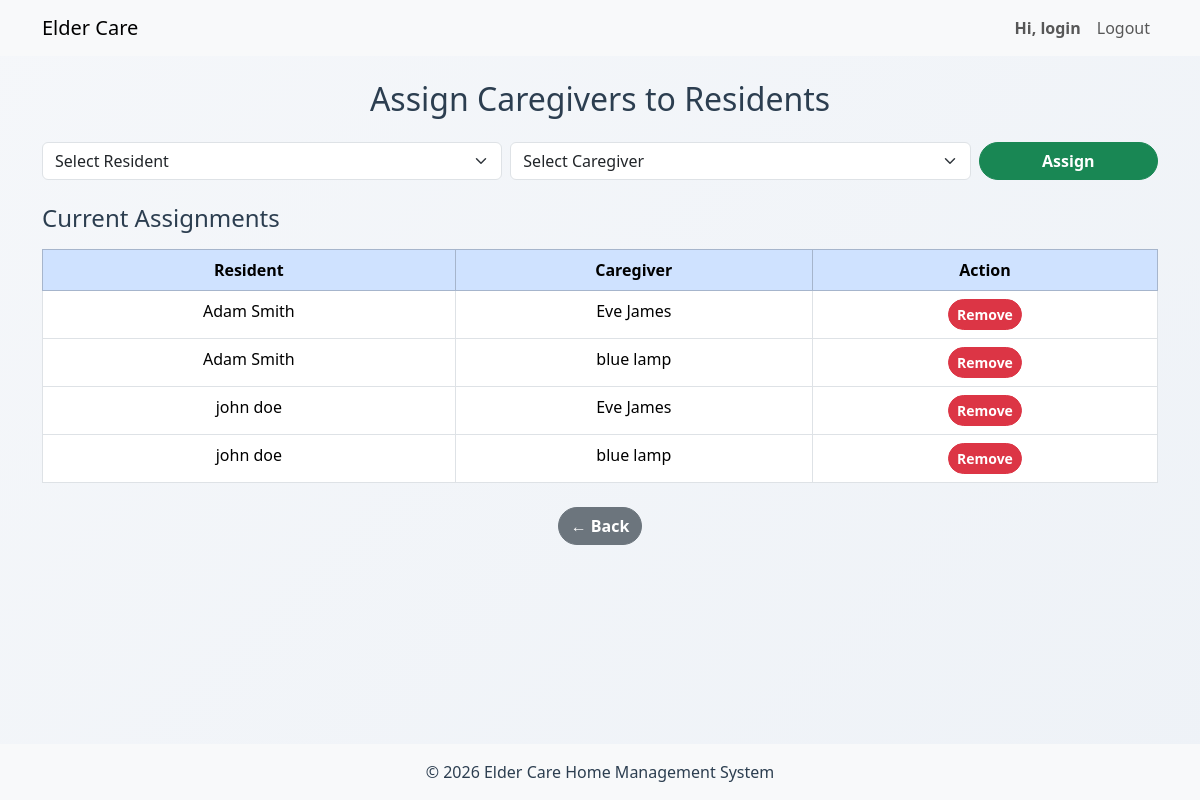
The page /admin/assign_caregivers.php (signed in) on the database its author committed.
### tables this page shows
CREATE TABLE `assignment` (
  `assignmentID` int(10) UNSIGNED NOT NULL,
  `residentSIN` int(10) UNSIGNED NOT NULL,
  `empID` int(10) UNSIGNED NOT NULL
);

CREATE TABLE `resident` (
  `residentSIN` varchar(9) NOT NULL,
  `user_id` int(11) NOT NULL,
  `DoB` date DEFAULT NULL,
  `phone` varchar(15) DEFAULT NULL,
  `profilePhoto` text DEFAULT NULL,
  `ECname` text DEFAULT NULL,
  `ECphone` varchar(15) DEFAULT NULL,
  `ECemail` text DEFAULT NULL,
  `fname` varchar(50) DEFAULT NULL,
  `lname` varchar(50) DEFAULT NULL
);

CREATE TABLE `caregiver` (
  `empID` int(8) UNSIGNED NOT NULL,
  `user_id` int(11) NOT NULL,
  `phone` varchar(15) DEFAULT NULL,
  `fname` varchar(50) DEFAULT NULL,
  `lname` varchar(50) DEFAULT NULL,
  `profilePhoto` text DEFAULT NULL
);

### admin/assign_caregivers.php (the view, shortened to what this page needs)
<?php
include '../includes/header.php';
$conn->prepare("
    DELETE a FROM assignment a
    JOIN resident r ON a.residentSIN = r.residentSIN
    JOIN users u ON r.user_id = u.user_id
    JOIN user_status us ON u.user_id = us.user_id
    WHERE us.status = 'suspended'
")->execute();
$conn->prepare("
    DELETE a FROM assignment a
    JOIN caregiver c ON a.empID = c.empID
    JOIN users u ON c.user_id = u.user_id
    JOIN user_status us ON u.user_id = us.user_id
    WHERE us.status = 'suspended'
")->execute();
$assignments = $conn->query("
    SELECT
        a.residentSIN,
        a.empID,
        r.fname AS r_fname,
        r.lname AS r_lname,
        c.fname AS c_fname,
        c.lname AS c_lname
    FROM assignment a
    JOIN resident r ON a.residentSIN = r.residentSIN
    JOIN caregiver c ON a.empID = c.empID
    JOIN users ur ON r.user_id = ur.user_id
    LEFT JOIN user_status usr ON ur.user_id = usr.user_id
    JOIN users uc ON c.user_id = uc.user_id
    LEFT JOIN user_status usc ON uc.user_id = usc.user_id
    WHERE COALESCE(usr.status,'active') = 'active'
      AND COALESCE(usc.status,'active') = 'active'
    ORDER BY r.fname
")->fetchAll();
?>
<div class="container py-4">
    <h2 class="mb-4 text-center">Assign Caregivers to Residents</h2>
    <form method="POST" class="row g-2 mb-4">
        <div class="col-md-5">
            <select name="residentSIN" class="form-select" required>
                <option value="">Select Resident</option>
            </select>
        </div>
        <div class="col-md-5">
            <select name="empID" class="form-select" required>
                <option value="">Select Caregiver</option>
            </select>
        </div>
        <div class="col-md-2">
            <button type="submit" name="assign" class="btn btn-success w-100">
                Assign
            </button>
        </div>
    </form>
    <h4 class="mb-3">Current Assignments</h4>
    <table class="table table-bordered text-center">
        <thead class="table-primary">
            <tr>
                <th>Resident</th>
                <th>Caregiver</th>
                <th>Action</th>
            </tr>
        </thead>
        <tbody>
        <?php if (count($assignments) === 0): ?>
            <tr><td colspan="3">No assignments yet.</td></tr>
        <?php else: ?>
            <?php foreach ($assignments as $a): ?>
            <tr>
                <td><?= htmlspecialchars($a['r_fname'].' '.$a['r_lname']) ?></td>
                <td><?= htmlspecialchars($a['c_fname'].' '.$a['c_lname']) ?></td>
                <td>
                    <form method="POST">
                        <button type="submit" name="remove" class="btn btn-danger btn-sm">
                            Remove
                        </button>
                    </form>
                </td>
            </tr>
            <?php endforeach; ?>
        <?php endif; ?>
        </tbody>
    </table>
    <div class="text-center mt-4">
        <a href="dashboard.php" class="btn btn-secondary">← Back</a>
    </div>
</div>
<?php include '../includes/footer.php'; ?>

### assets/css/global.css (style rules this page uses)
body { background: linear-gradient(135deg, #f5f7fa, #eef2f7); font-family: "Segoe UI", Tahoma, sans-serif; color: #2c3e50; }
* { transition: all 0.2s ease; }
.btn { border-radius: 25px !important; font-weight: 600; }

### rows shown on the page
assignment: resident.fname+lname "Adam Smith", empID.lname "Eve James"
assignment: resident.fname+lname "Adam Smith", empID.lname "blue lamp"
assignment: resident.fname+lname "john doe", empID.lname "Eve James"
assignment: resident.fname+lname "john doe", empID.lname "blue lamp"

### other values the page prints
$username "login"
